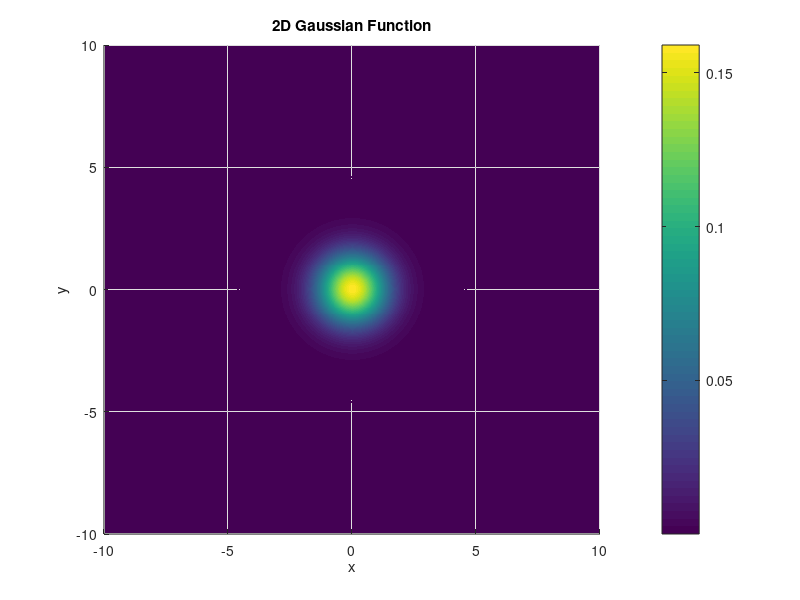

This figure's MATLAB source:
% Define the range of x and y values
x = linspace(-10, 10, 500);  % Adjust the range as needed
y = linspace(-10, 10, 500);  % Adjust the range as needed

% Create a meshgrid for x and y
[X, Y] = meshgrid(x, y);

% Define the parameters for the Gaussian function
mu_x = 0;       % Mean in x direction
mu_y = 0;       % Mean in y direction
sigma_x = 1;    % Standard deviation in x direction
sigma_y = 1;    % Standard deviation in y direction

% Compute the 2D Gaussian function
Z = (1/(2*pi*sigma_x*sigma_y)) * exp(-((X - mu_x).^2 / (2 * sigma_x^2) + (Y - mu_y).^2 / (2 * sigma_y^2)));

% Plot the 2D Gaussian function
figure;
surf(X, Y, Z, 'EdgeColor', 'none');  % Use 'EdgeColor', 'none' for a smoother surface
colorbar;
title('2D Gaussian Function');
xlabel('x');
ylabel('y');
zlabel('f(x, y)');
view(2);  % View the plot from above to make it 2D
